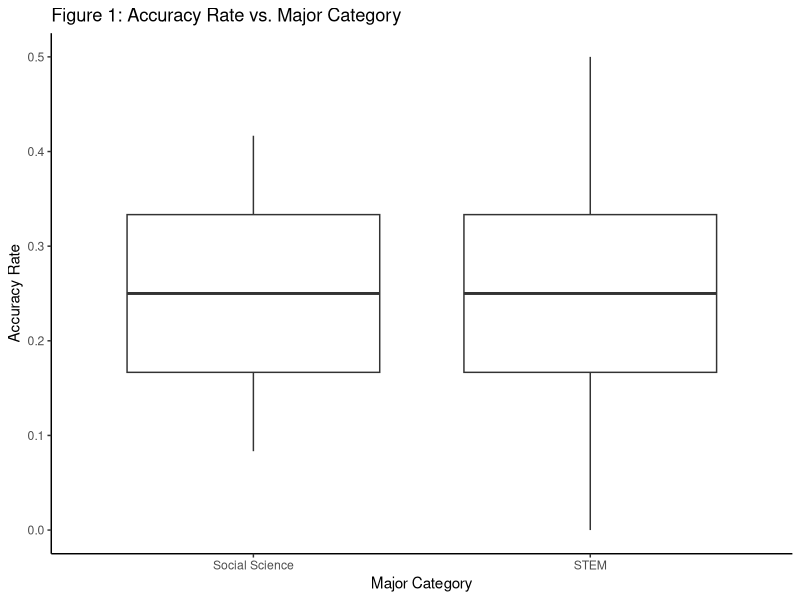
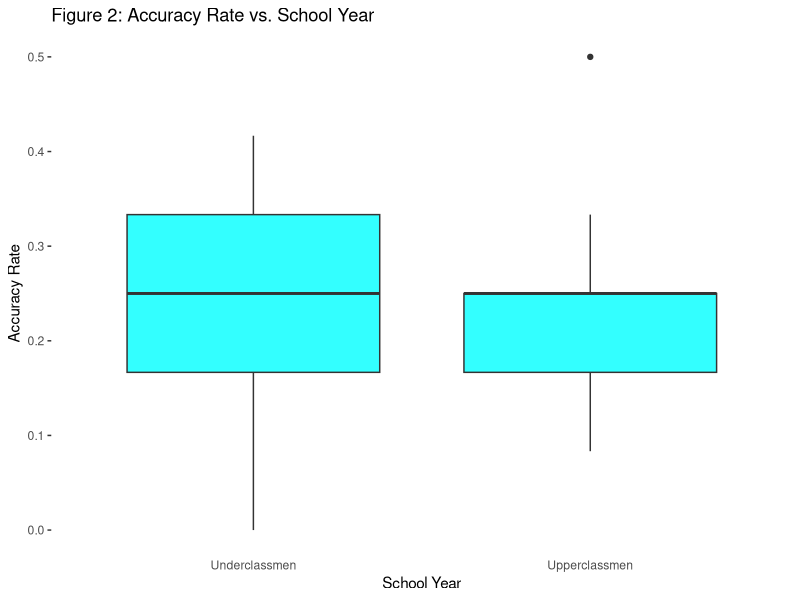
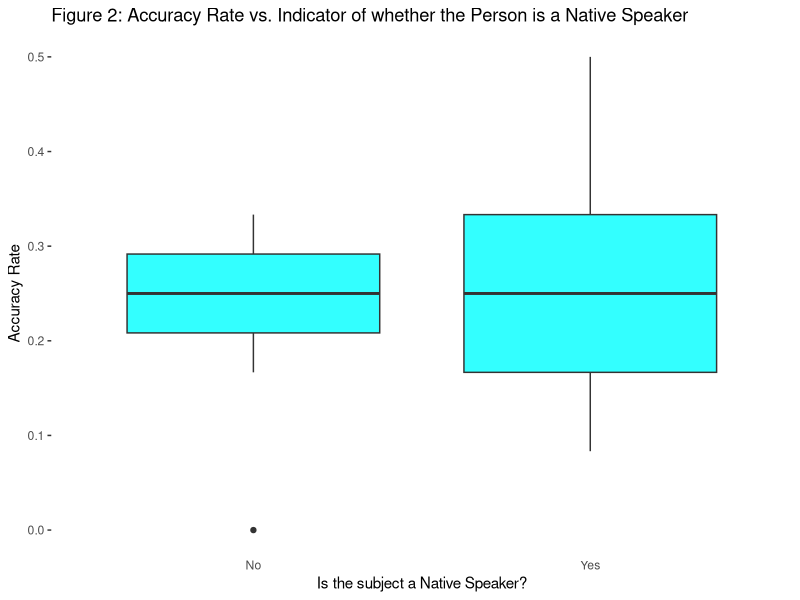
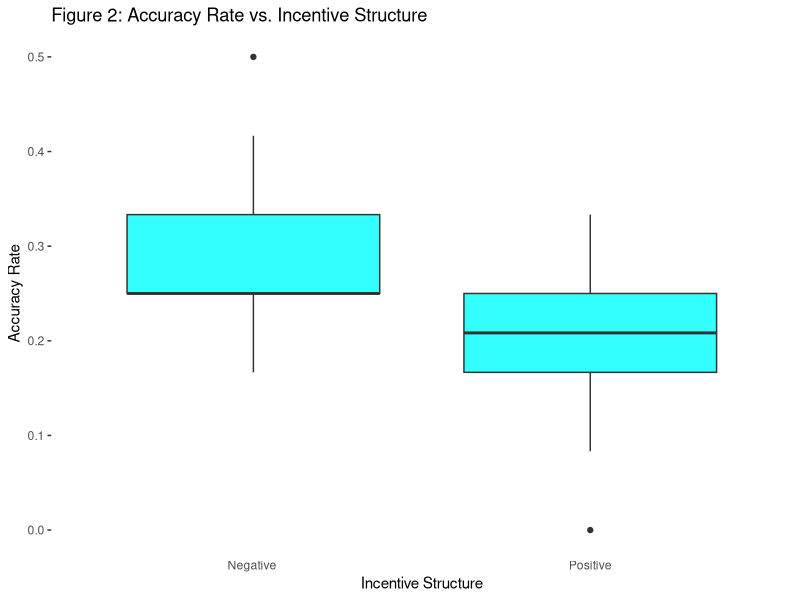
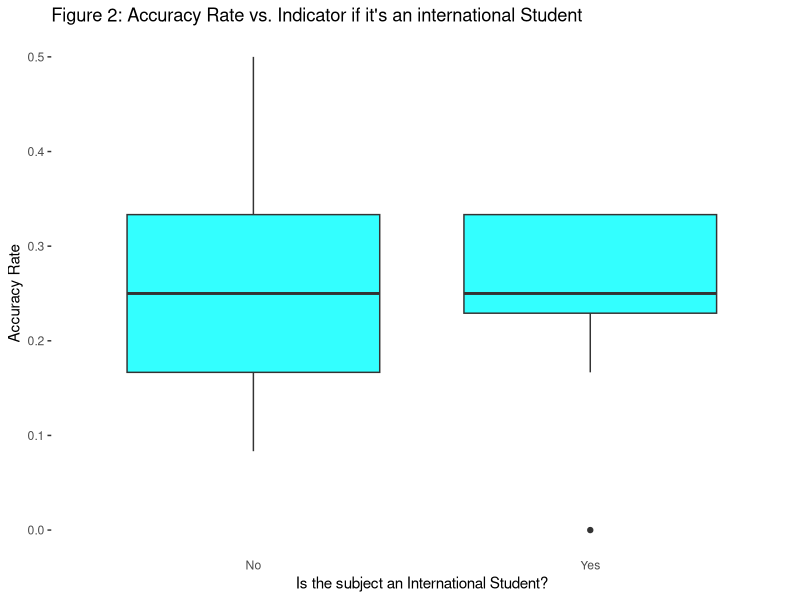
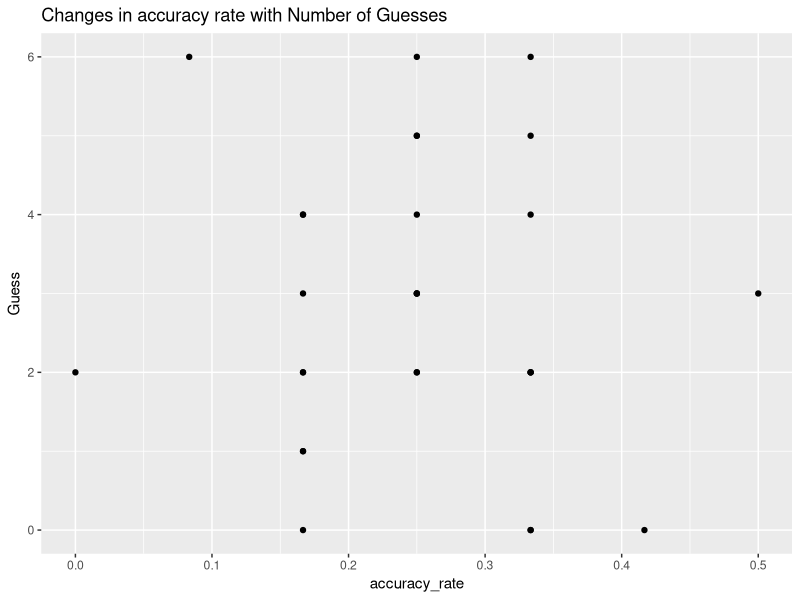
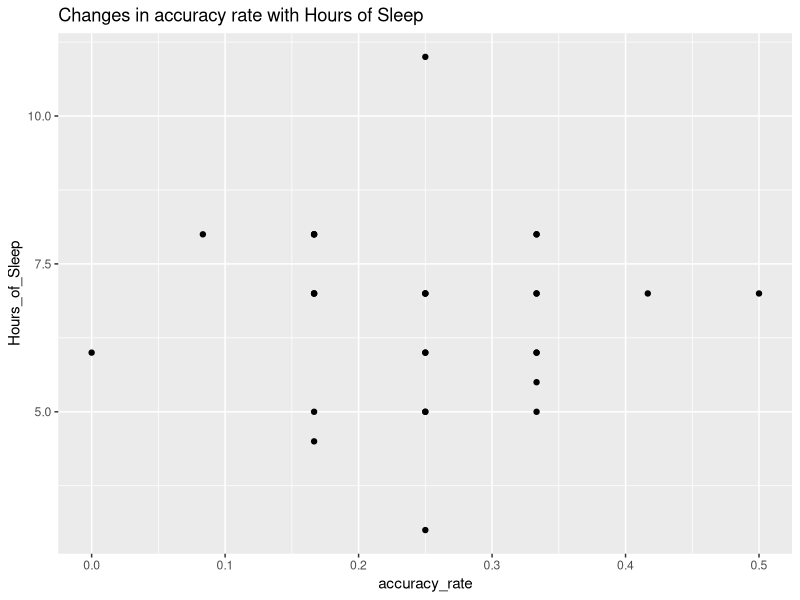
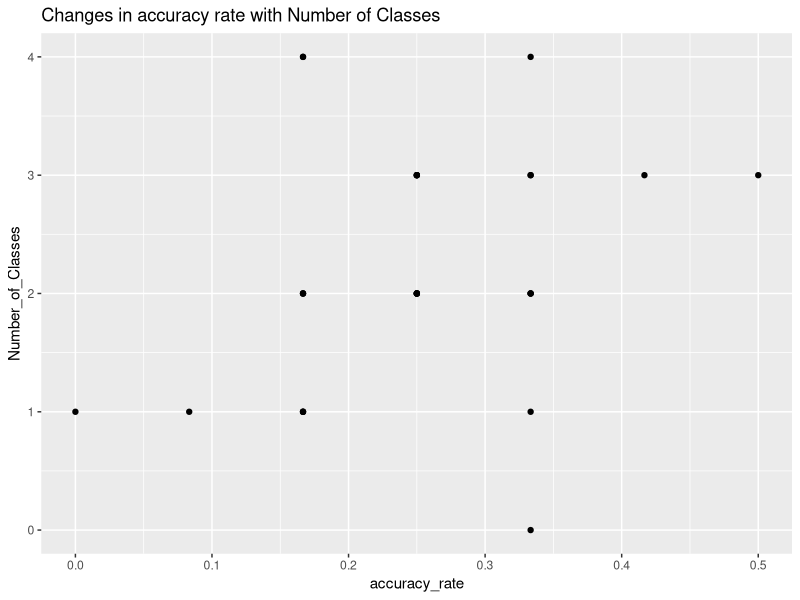

Here is the R script that generated these plots, in order:
## ---- chunk 1
knitr::opts_chunk$set(echo = FALSE, error = TRUE, warning = FALSE, message = FALSE)

library(dplyr)
library(tidyr)
library(lubridate)
library(stringr)
library(ggplot2)
library(sf)
library(spdep)
library(spatialreg)
library(ggthemes)
## ---- chunk 2
experiment<- read.csv('Data.csv')
data<-as.data.frame(experiment)
data_clean<- data %>% 
  filter(SL<30) %>% 
  select(-X,-X.1) 

##Given the low number of first years we could create two variables, one that it lower and upper classmen 

data_clean<-data_clean %>% 
  mutate(school_status = ifelse(test = School_Year == 1|School_Year==2, yes = "Underclassmen",no = "Upperclassmen"))

##Given the low number of subjects in certain majors I grouped them into Stem and Social Science

NEW_MAJOR_CATEGORY<-data_clean %>% 
  mutate(Major_category = ifelse(Major=="Biology"|Major=="Computer Science"|Major=="Geology"|Major=="Neuroscience"|Major=="Statistics","STEM","Social Science")) %>% 
  mutate(accuracy_rate = Correct/12, share_questions_responded = (Passage.1+Passage.2)/12)
## ---- chunk 3

NEW_MAJOR_CATEGORY %>% 
  ggplot(aes(x = Major_category,y = accuracy_rate), fill = blue)+
  geom_boxplot()+
  labs(title = "Figure 1: Accuracy Rate vs. Major Category",
       x=  "Major Category",
       y=  "Accuracy Rate")+
  theme(panel.grid.major = element_blank(), panel.grid.minor = element_blank(), panel.background = element_blank(), axis.ticks.x = element_blank())+
  theme_classic()
 
  

NEW_MAJOR_CATEGORY %>% 
  ggplot(aes(y = accuracy_rate, x = factor(school_status)))+
  geom_boxplot(fill = "#33FFFF")+
  labs(title = "Figure 2: Accuracy Rate vs. School Year",
       x=  "School Year",
       y=  "Accuracy Rate")+
  theme(panel.grid.major = element_blank(), panel.grid.minor = element_blank(), panel.background = element_blank(), axis.ticks.x = element_blank())


NEW_MAJOR_CATEGORY %>% 
  ggplot(aes(y = accuracy_rate, x = factor(English_Native)))+
  geom_boxplot(fill = "#33FFFF")+
  labs(title = "Figure 2: Accuracy Rate vs. Indicator of whether the Person is a Native Speaker",
       x=  "Is the subject a Native Speaker?",
       y=  "Accuracy Rate")+
  theme(panel.grid.major = element_blank(), panel.grid.minor = element_blank(), panel.background = element_blank(), axis.ticks.x = element_blank())


NEW_MAJOR_CATEGORY %>% 
  ggplot(aes(y = accuracy_rate, x = factor(Incentive_Structure)))+
  geom_boxplot(fill = "#33FFFF")+
  labs(title = "Figure 2: Accuracy Rate vs. Incentive Structure",
       x=  "Incentive Structure",
       y=  "Accuracy Rate")+
  theme(panel.grid.major = element_blank(), panel.grid.minor = element_blank(), panel.background = element_blank(), axis.ticks.x = element_blank())


NEW_MAJOR_CATEGORY %>% 
  ggplot(aes(y = accuracy_rate, x = factor(International)))+
  geom_boxplot(fill = "#33FFFF")+
  labs(title = "Figure 2: Accuracy Rate vs. Indicator if it's an international Student",
       x=  "Is the subject an International Student?",
       y=  "Accuracy Rate")+
  theme(panel.grid.major = element_blank(), panel.grid.minor = element_blank(), panel.background = element_blank(), axis.ticks.x = element_blank())



NEW_MAJOR_CATEGORY %>% 
  ggplot(aes(x = accuracy_rate, y = Guess))+
  geom_point()+
  labs(title = "Changes in accuracy rate with Number of Guesses")

NEW_MAJOR_CATEGORY %>% 
  ggplot(aes(x = accuracy_rate, y = Hours_of_Sleep))+
  geom_point()+
  labs(title = "Changes in accuracy rate with Hours of Sleep")

NEW_MAJOR_CATEGORY %>% 
  ggplot(aes(x = accuracy_rate, y = Number_of_Classes))+
  geom_point()+
  labs(title = "Changes in accuracy rate with Number of Classes")

NEW_MAJOR_CATEGORY %>% 
  ggplot(aes(y = accuracy_rate, x = Workload))+
  geom_boxplot(fill = "#33FFFF")+
  labs(title = "Figure 2: Accuracy Rate vs. Workload",
       x=  "Is the subject experiencing a large or small workload?",
       y=  "Accuracy Rate")+
  theme(panel.grid.major = element_blank(), panel.grid.minor = element_blank(), panel.background = element_blank(), axis.ticks.x = element_blank())

NEW_MAJOR_CATEGORY %>% 
  ggplot(aes(x = accuracy_rate, y = Gender))+
  geom_boxplot(fill = "#33FFFF")+
  labs(title = "Figure 2: Accuracy Rate vs. Indicator for Gender",
       x=  "Is the subject male or female identifying?",
       y=  "Accuracy Rate")+
  theme(panel.grid.major = element_blank(), panel.grid.minor = element_blank(), panel.background = element_blank(), axis.ticks.x = element_blank())

NEW_MAJOR_CATEGORY %>% 
  ggplot(aes(y = share_questions_responded, x = Incentive_Structure))+
  geom_boxplot(fill = "#33FFFF")+
  labs(title = "Figure 2: Share of Questions Responded vs. Incentive Structure",
       x=  "Is the subject male or female identifying?",
       y=  "Accuracy Rate")+
  theme(panel.grid.major = element_blank(), panel.grid.minor = element_blank(), panel.background = element_blank(), axis.ticks.x = element_blank())

NEW_MAJOR_CATEGORY %>% 
  ggplot(aes(x = share_questions_responded, fill = "blue"))+
  geom_density()+
  labs(title = "Figure 2: Distribution of Share of Questions Responded",
       y=  "Probability",
       x=  "Number of questions responded")+
  theme(panel.grid.major = element_blank(), panel.grid.minor = element_blank(), panel.background = element_blank(), axis.ticks.x = element_blank())

NEW_MAJOR_CATEGORY %>% 
  ggplot(aes(x = Gender))+
  geom_bar(fill = "#33FFFF")+
  labs(title = "Figure 2: Distribution of Share of Questions Responded",
       y=  "Probability",
       x=  "Number of questions responded")+
  theme(panel.grid.major = element_blank(), panel.grid.minor = element_blank(), panel.background = element_blank(), axis.ticks.x = element_blank())
  
NEW_MAJOR_CATEGORY %>% 
  ggplot(aes(x = Major_category))+
  geom_bar(fill = "#33FFFF")+
  labs(title = "Figure 2: Distribution of Share of Questions Responded",
       y=  "Probability",
       x=  "Number of questions responded")+
  theme(panel.grid.major = element_blank(), panel.grid.minor = element_blank(), panel.background = element_blank(), axis.ticks.x = element_blank())

NEW_MAJOR_CATEGORY %>% 
  ggplot(aes(x = school_status))+
  geom_bar(fill = "#33FFFF")+
  labs(title = "Figure 2: Distribution of Share of Questions Responded",
       y=  "Probability",
       x=  "Number of questions responded")+
  theme(panel.grid.major = element_blank(), panel.grid.minor = element_blank(), panel.background = element_blank(), axis.ticks.x = element_blank())

NEW_MAJOR_CATEGORY %>% 
  ggplot(aes(x = English_Native))+
  geom_bar(fill = "#33FFFF")+
  labs(title = "Figure 2: Distribution of Share of Questions Responded",
       y=  "Probability",
       x=  "Number of questions responded")+
  theme(panel.grid.major = element_blank(), panel.grid.minor = element_blank(), panel.background = element_blank(), axis.ticks.x = element_blank())

NEW_MAJOR_CATEGORY %>% 
  ggplot(aes(x = International))+
  geom_bar(fill = "#33FFFF")+
  labs(title = "Figure 2: Distribution of Share of Questions Responded",
       y=  "Probability",
       x=  "Number of questions responded")+
  theme(panel.grid.major = element_blank(), panel.grid.minor = element_blank(), panel.background = element_blank(), axis.ticks.x = element_blank())

NEW_MAJOR_CATEGORY %>% 
  ggplot(aes(x = Incentive_Structure))+
  geom_bar(fill = "#33FFFF")+
  labs(title = "Figure 2: Distribution of Share of Questions Responded",
       y=  "Probability",
       x=  "Number of questions responded")+
  theme(panel.grid.major = element_blank(), panel.grid.minor = element_blank(), panel.background = element_blank(), axis.ticks.x = element_blank())

model1 <- lm(accuracy_rate~Incentive_Structure+Gender+factor(school_status)+English_Native+Number_of_Classes+Hours_of_Sleep+Workload+Major_category+share_questions_responded,data = NEW_MAJOR_CATEGORY)
summary(model1)
model2<-lm(share_questions_responded~Incentive_Structure+Gender+factor(school_status)+English_Native+Number_of_Classes+Hours_of_Sleep+Workload+Major_category+share_questions_responded,data = NEW_MAJOR_CATEGORY)
summary(model2)
